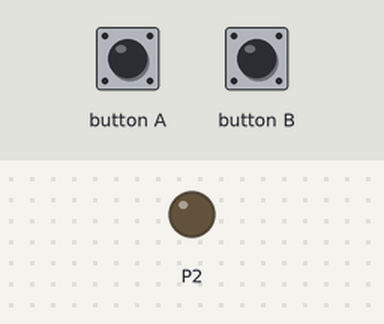
This program was run on a simulated BBC micro:bit (MakeCode). On the bench: output pins drawn as LEDs (lit = HIGH). Inputs (shaded band) come from the test bench.

Above: at 1.2 s.
1.3 s: button A pressed for 0.15 s
Timing chart, 0 to 4.3 s (numbered marks = the images above; inputs shaded):
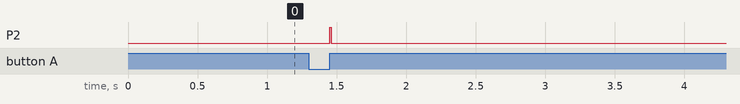

The program:

main.ts
```typescript
/**
 * 아날로그 센서값을 이용한 LED 출력 제어가 어려울 경우 A,B버튼으로 대체해 보자!
 */
input.onButtonPressed(Button.A, function () {
    pins.digitalWritePin(DigitalPin.P2, 1)
})
input.onButtonPressed(Button.B, function () {
    pins.digitalWritePin(DigitalPin.P2, 0)
})
let 밝기 = pins.analogReadPin(AnalogPin.P1)
basic.forever(function () {
    if (밝기 < 300) {
        pins.digitalWritePin(DigitalPin.P2, 1)
    } else {
        pins.digitalWritePin(DigitalPin.P2, 0)
    }
})
```

test.ts
```typescript
// 테스트는 여기로 이동합니다; 이 패키지가 확장으로 사용될 때 컴파일되지 않을 것 입니다.
```

Measured:
- after the input at 1.3 s, P2: LOW → HIGH after 0.15 s, → LOW 0.01 s later
